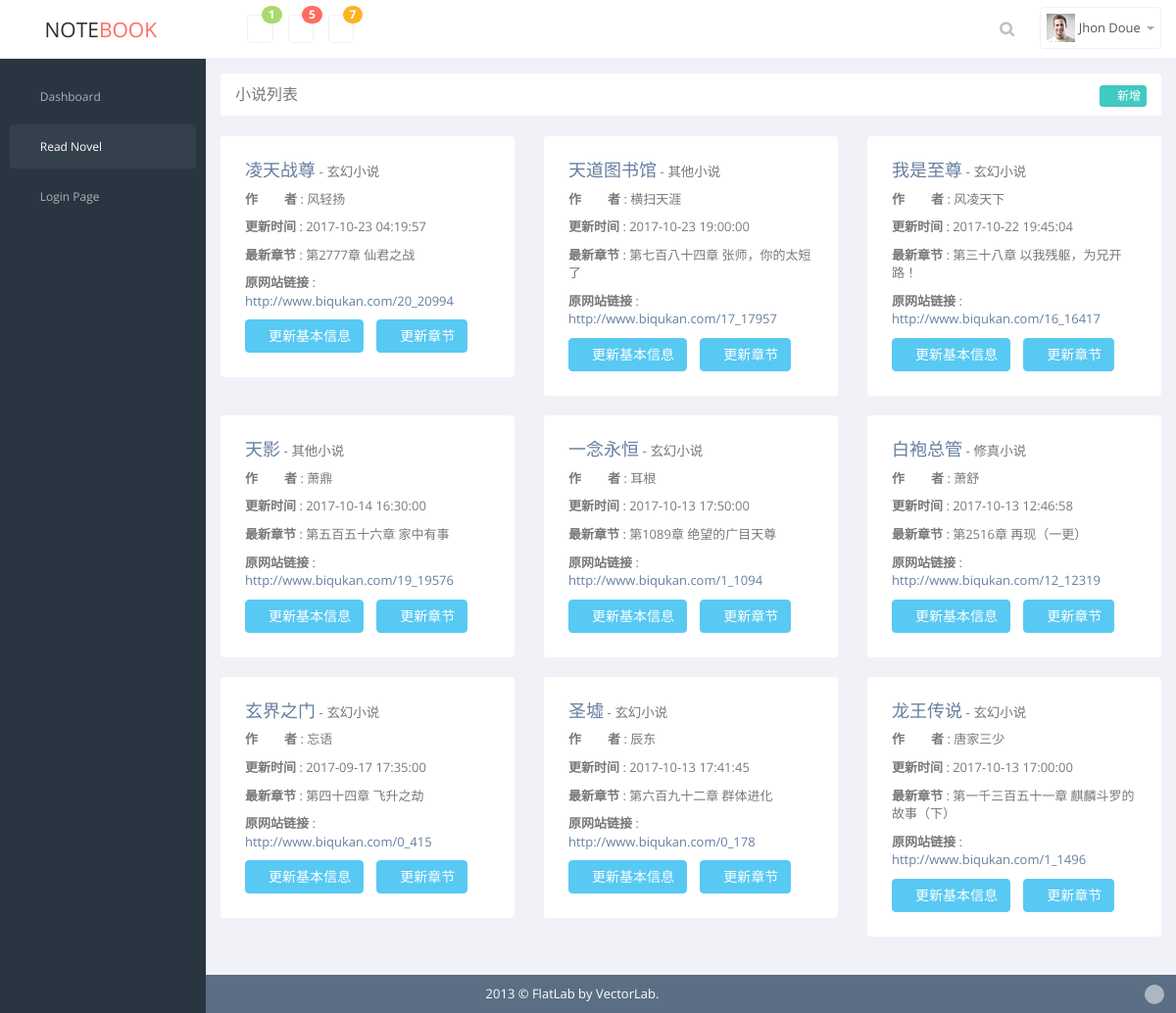
The app's page /novelList/ with its own data.
### readnovel/models.py (models this page shows, shortened)
class BaseInfo(models.Model):
    name = models.CharField(max_length=200, verbose_name=u'名称')
    createtime = models.DateTimeField(auto_now_add=True, verbose_name=u'数据创建时间')
    modifytime = models.DateTimeField(auto_now=True, verbose_name=u'数据最后修改时间')
    remark = models.TextField(verbose_name=u'备注')
    class Meta:
        abstract = True  # 声明为抽象基类

class NovelInfo(BaseInfo):
    avatar = models.CharField(max_length=200, verbose_name=u'小说图片链接')
    author = models.CharField(max_length=20, verbose_name=u'小说作者')
    category = models.CharField(max_length=20, verbose_name=u'小说分类')
    state = models.CharField(max_length=10, verbose_name=u'更新状态')
    words = models.IntegerField(verbose_name=u'字数')
    latest_updatetime = models.CharField(max_length=20, verbose_name=u'最后更新时间')
    latest_chapter = models.CharField(max_length=200, verbose_name=u'最新章节名')
    website = models.CharField(max_length=200, verbose_name=u'小说网站')
    novelId = models.CharField(max_length=200, verbose_name=u'小说ID')
    intro = models.TextField(verbose_name=u'小说简介')
    class Meta:
        verbose_name = 'Novel'
        verbose_name_plural = 'Novels'

### readnovel/views.py (the view)
# urls.py: url(r'^novelList/$', views.novelList, name='novelList'),
def novelList(request):
    novelList = NovelInfo.objects.order_by('-modifytime')
    context = {'novelList': novelList}
    return render(request, 'readnovel/novellist.html', context)

### templates/readnovel/novellist.html (shortened to what this page needs)
{% extends "base/base.html" %}
{% block header %}
    <section class="panel">
        <header class="panel-heading">
            小说列表
            <span class="pull-right">
                  <a data-toggle="modal" href="#addNovelModal"><button type="button" id="plus-btn" class="btn btn-primary btn-xs m-left10"><i class="fa fa-plus"></i> 新增</button></a>
              </span>
        </header>
    </section>
{% endblock header %}
{% block content %}
    <div class="directory-info-row-own">
        <div class="row">
            {% for novel in novelList %}
                <div class="col-md-4 col-sm-4">
                <div class="panel">
                    <div class="panel-body">
                        <div class="media">
                            <a class="pull-left" href="#">
                            </a>
                            <div class="media-body">
                                <h4><a href="{% url 'readnovel:chapterList' novel.id %}">{{ novel.name }}</a><span class="text-muted small"> - {{ novel.category }}</span></h4>
                                <div class="row p-details">
                                    <div class="bio-row-own">
                                        <span class="bold">作&nbsp;&nbsp;&nbsp;&nbsp;&nbsp;&nbsp;&nbsp;&nbsp;者 </span>: {{ novel.author }}
                                    </div>
                                    <div class="bio-row-own">
                                        <span class="bold">更新时间 </span>: {{ novel.latest_updatetime }}
                                    </div>
                                    <div class="bio-row-own">
                                        <span class="bold">最新章节 </span>:  {{ novel.latest_chapter }}
                                    </div>
                                    <div class="bio-row-own">
                                        <span class="bold">原网站链接 </span>:  <a href="{{ novel.website }}{{ novel.novelId }}"  target="_blank">{{ novel.website }}{{ novel.novelId }}</a>
                                    </div>
                                    <div class="bio-row-own">
                                        <a href="{% url 'readnovel:update_novel' novel.id %}">
                                            <button type="button" class="btn btn-info "><i class="fa fa-refresh"></i>更新基本信息 </button>
                                        </a>
                                        <a href="{% url 'readnovel:update_chapter' novel.id %}">
                                            <button type="button" class="btn btn-info m-left10"><i class="fa fa-refresh"></i>更新章节</button>
                                        </a>
                                    </div>
                                </div>
                            </div>
                        </div>
                    </div>
                </div>
            </div>
            {% endfor %}
        </div>
    </div>
{% endblock content %}

### templates/base/base.html (shortened to what this page needs)
<!DOCTYPE html>
<html lang="en">
  <head>
    <link href="/static/css/bootstrap.min.css" rel="stylesheet">
    <link href="/static/css/bootstrap-reset.css" rel="stylesheet">
    <link href="/static/assets/font-awesome/css/font-awesome.css" rel="stylesheet" />
    <link href="/static/assets/jquery-easy-pie-chart/jquery.easy-pie-chart.css" rel="stylesheet" type="text/css" media="screen"/>
    <link rel="stylesheet" href="/static/css/owl.carousel.css" type="text/css">
      <link href="/static/css/slidebars.css" rel="stylesheet">
    <link href="/static/css/style.css" rel="stylesheet">
    <link href="/static/css/mystyle.css" rel="stylesheet">
    <link href="/static/css/style-responsive.css" rel="stylesheet" />
  </head>
  <body>
  <section id="container" >
        <header class="header white-bg">
          <div class="sidebar-toggle-box">
              <div data-original-title="Toggle Navigation" data-placement="right" class="fa fa-bars tooltips"></div>
          </div>
          <a href="novellist.html" class="logo" >Note<span>Book</span></a>
          <div class="nav notify-row" id="top_menu">
              <ul class="nav top-menu">
                  <li class="dropdown">
                      <a data-toggle="dropdown" class="dropdown-toggle" href="#">
                          <i class="fa fa-tasks"></i>
                          <span class="badge bg-success">1</span>
                      </a>
                  </li>
                  <li id="header_inbox_bar" class="dropdown">
                      <a data-toggle="dropdown" class="dropdown-toggle" href="#">
                          <i class="fa fa-envelope-o"></i>
                          <span class="badge bg-important">5</span>
                      </a>
                  </li>
                  <li id="header_notification_bar" class="dropdown">
                      <a data-toggle="dropdown" class="dropdown-toggle" href="#">
                          <i class="fa fa-bell-o"></i>
                          <span class="badge bg-warning">7</span>
                      </a>
                  </li>
              </ul>
          </div>
          <div class="top-nav ">
              <ul class="nav pull-right top-menu">
                  <li>
                      <input type="text" class="form-control search" placeholder="Search">
                  </li>
                  <li class="dropdown">
                      <a data-toggle="dropdown" class="dropdown-toggle" href="#">
                          <img alt="" src="/static/img/avatar1_small.jpg">
                          <span class="username">Jhon Doue</span>
                          <b class="caret"></b>
                      </a>
                  </li>
              </ul>
          </div>
        </header>
        <aside>
          <div id="sidebar"  class="nav-collapse">
              <ul class="sidebar-menu" id="nav-accordion">
                  <li>
                      <a id="index" href="{% url 'readnovel:index' %}"  class="active" >
                          <i class="fa fa-dashboard"></i>
                          <span>Dashboard</span>
                      </a>
                  </li>
                  <li class="sub-menu">
                      <a id="novel" href="{% url 'readnovel:novelList' %}">
                          <i class="fa fa-glass"></i>
                          <span>Read Novel</span>
                      </a>
                  </li>
                  <li>
                      <a  href="login.html">
                          <i class="fa fa-user"></i>
                          <span>Login Page</span>
                      </a>
                  </li>
              </ul>
          </div>
        </aside>
    <section id="main-content" style="overflow-y: hidden">
        <section class="wrapper site-min-height-own">
        {% block header %}{% endblock header %}
        {% block content %}{% endblock content %}
        </section>
    </section>
      <footer class="site-footer">
          <div class="text-center">
              2013 &copy; FlatLab by VectorLab.
              <a href="#" class="go-top">
                  <i class="fa fa-angle-up"></i>
              </a>
          </div>
      </footer>
  </section>
  </body>
</html>

### common_static/css/mystyle.css (style rules this page uses)
.bio-row-own { width: 100%; float: left; margin-bottom: 10px; padding:0 15px; }
.site-min-height-own { min-height: 846px; }
.directory-info-row-own { display: inline-block; margin-top: 0; width: 100%; }
.m-left10 { margin-left: 10px; }

### records on screen
NovelInfo: name "凌天战尊", category "玄幻小说", author "风轻扬", latest_updatetime "2017-10-23 04:19:57", latest_chapter "第2777章 仙君之战", website "http://www.biqukan.com/", novelId "20_20994"
NovelInfo: name "天道图书馆", category "其他小说", author "横扫天涯", latest_updatetime "2017-10-23 19:00:00", latest_chapter "第七百八十四章 张师，你的太短了", website "http://www.biqukan.com/", novelId "17_17957"
NovelInfo: name "我是至尊", category "玄幻小说", author "风凌天下", latest_updatetime "2017-10-22 19:45:04", latest_chapter "第三十八章 以我残躯，为兄开路！", website "http://www.biqukan.com/", novelId "16_16417"
NovelInfo: name "天影", category "其他小说", author "萧鼎", latest_updatetime "2017-10-14 16:30:00", latest_chapter "第五百五十六章 家中有事", website "http://www.biqukan.com/", novelId "19_19576"
NovelInfo: name "一念永恒", category "玄幻小说", author "耳根", latest_updatetime "2017-10-13 17:50:00", latest_chapter "第1089章 绝望的广目天尊", website "http://www.biqukan.com/", novelId "1_1094"
NovelInfo: name "白袍总管", category "修真小说", author "萧舒", latest_updatetime "2017-10-13 12:46:58", latest_chapter "第2516章 再现（一更）", website "http://www.biqukan.com/", novelId "12_12319"
NovelInfo: name "玄界之门", category "玄幻小说", author "忘语", latest_updatetime "2017-09-17 17:35:00", latest_chapter "第四十四章 飞升之劫", website "http://www.biqukan.com/", novelId "0_415"
NovelInfo: name "圣墟", category "玄幻小说", author "辰东", latest_updatetime "2017-10-13 17:41:45", latest_chapter "第六百九十二章 群体进化", website "http://www.biqukan.com/", novelId "0_178"
NovelInfo: name "龙王传说", category "玄幻小说", author "唐家三少", latest_updatetime "2017-10-13 17:00:00", latest_chapter "第一千三百五十一章 麒麟斗罗的故事（下）", website "http://www.biqukan.com/", novelId "1_1496"
